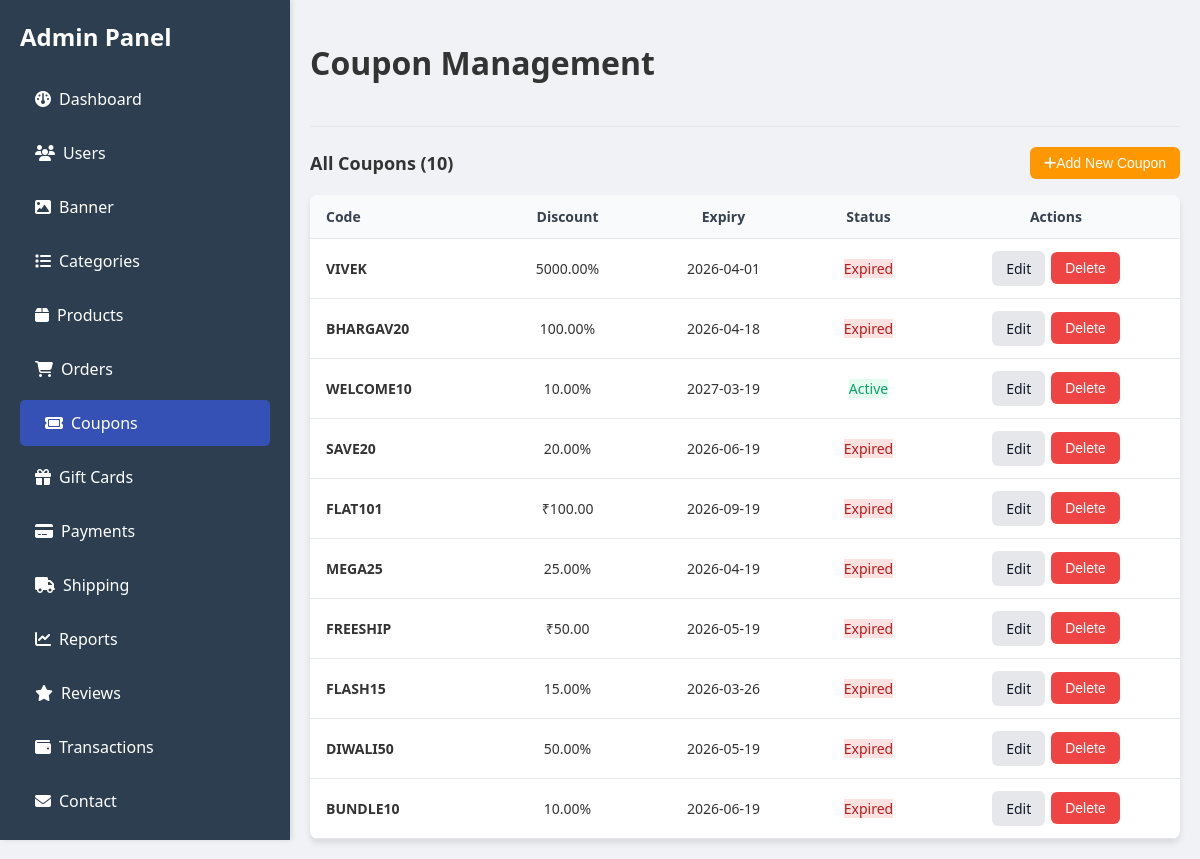
The page /admin/coupons.php (signed in) on the database its author committed.
### tables this page shows
CREATE TABLE `coupons` (
  `id` int NOT NULL,
  `code` varchar(50) NOT NULL,
  `description` text,
  `discount_type` enum('percentage','fixed') DEFAULT 'percentage',
  `discount_value` decimal(10,2) NOT NULL,
  `min_order_amount` decimal(10,2) DEFAULT '0.00',
  `max_discount` decimal(10,2) DEFAULT NULL,
  `valid_from` date DEFAULT NULL,
  `valid_until` date DEFAULT NULL,
  `usage_limit` int DEFAULT NULL,
  `usage_count` int DEFAULT '0',
  `is_active` tinyint(1) DEFAULT '1',
  `for_new_users_only` tinyint(1) DEFAULT '0',
  `created_at` timestamp NULL DEFAULT CURRENT_TIMESTAMP,
  `updated_at` timestamp NULL DEFAULT CURRENT_TIMESTAMP ON UPDATE CURRENT_TIMESTAMP
);

### admin/coupons.php (the view, shortened to what this page needs)
<?php
include '../Database_file/config.php';
$coupons = [];
$result = $conn->query("SELECT * FROM coupons ORDER BY created_at DESC");
if ($result) {
    while ($row = $result->fetch_assoc()) {
        $coupons[] = $row;
    }
}
?>
<!DOCTYPE html>
<html lang="en">
<head>
     <link rel="stylesheet" href="../admin/css/style.css">
    <link rel="stylesheet" href="https://cdnjs.cloudflare.com/ajax/libs/font-awesome/6.5.1/css/all.min.css"
 />
</head>
<body>
    <div class="container">
        <nav class="navbar" id="sidebarNav">
            <div class="navbar-header">
                <h2>Admin Panel</h2>
            </div>
            <ul>
              <li><a href="home.php"><i class="fa-solid fa-gauge" style="margin-right: 8px;"></i>Dashboard</a></li>
                <li><a href="users.php"><i class="fa-solid fa-users" style="margin-right: 8px;"></i>Users</a></li>
                <li><a href="banner.php"><i class="fa-solid fa-image" style="margin-right: 8px;"></i>Banner</a></li>
                <li><a href="categories.php"><i class="fa-solid fa-list" style="margin-right: 8px;"></i>Categories</a></li>
                <li><a href="products.php"><i class="fa-solid fa-box" style="margin-right: 8px;"></i>Products</a></li>
                <li><a href="orders.php"><i class="fa-solid fa-cart-shopping" style="margin-right: 8px;"></i>Orders</a></li>
                <li><a href="coupons.php"><i class="fa-solid fa-ticket" style="margin-right: 8px;"></i>Coupons</a></li>
                <li><a href="Gift.php"><i class="fa-solid fa-gift" style="margin-right: 8px;"></i>Gift Cards</a></li>
                <li><a href="payments.php"><i class="fa-solid fa-credit-card" style="margin-right: 8px;"></i>Payments</a></li>
                <li><a href="shipping.php"><i class="fa-solid fa-truck" style="margin-right: 8px;"></i>Shipping</a></li>
                <li><a href="reports.php"><i class="fa-solid fa-chart-line" style="margin-right: 8px;"></i>Reports</a></li>
                <li><a href="reviews.php"><i class="fa-solid fa-star" style="margin-right: 8px;"></i>Reviews</a></li>
                <li><a href="transactions.php"><i class="fa-solid fa-wallet" style="margin-right: 8px;"></i>Transactions</a></li>
                <li><a href="contact.php"><i class="fa-solid fa-envelope" style="margin-right: 8px;"></i>Contact</a></li>
                <li><a href="support.php"><i class="fa-solid fa-headset" style="margin-right: 8px;"></i>Support</a></li>
            </ul>
        </nav>
        <main class="main-content">
            <header>
                <h1>Coupon Management</h1>
            </header>
            <section class="coupon-management">
                <div class="coupon-management-header">
                    <h2>All Coupons (<?php echo count($coupons); ?>)</h2>
                    <button id="openAddCoupon" class="btn btn-primary" type="button" onclick="document.getElementById('addCouponModalBackdrop').classList.remove('hidden')">
                        <i class="fa-solid fa-plus"></i> Add New Coupon
                    </button>
                </div>
                <table class="table coupon-table">
                    <thead>
                        <tr>
                            <th>Code</th>
                            <th>Discount</th>
                            <th>Expiry</th>
                            <th>Status</th>
                            <th>Actions</th>
                        </tr>
                    </thead>
                    <tbody id="couponTableBody">
                        <?php if (empty($coupons)): ?>
                            <tr>
                                <td colspan="5" style="text-align: center; padding: 40px;">
                                    <i class="fa-solid fa-ticket" style="font-size: 32px; color: #9ca3af; margin-bottom: 10px;"></i>
                                    <p>No coupons found. Add your first coupon!</p>
                                </td>
                            </tr>
                        <?php else: ?>
                            <?php foreach ($coupons as $coupon):
                                $today = date('Y-m-d');
                                $is_expired = $coupon['valid_until'] < $today;
                                $status_class = $coupon['is_active'] ? ($is_expired ? 'status-expired' : 'status-active') : 'status-inactive';
                                $status_text = $coupon['is_active'] ? ($is_expired ? 'Expired' : 'Active') : 'Inactive';
                                $discount_display = $coupon['discount_type'] == 'percentage' ? $coupon['discount_value'] . '%' : '₹' . $coupon['discount_value'];
                            ?>
                                <tr data-coupon-id="<?php echo $coupon['id']; ?>">
                                    <td><strong><?php echo htmlspecialchars($coupon['code']); ?></strong></td>
                                    <td><?php echo $discount_display; ?></td>
                                    <td><?php echo date('Y-m-d', strtotime($coupon['valid_until'])); ?></td>
                                    <td>
                                        <span class="status-badge <?php echo $status_class; ?>"><?php echo $status_text; ?></span>
                                    </td>
                                    <td>
                                        <a href="?edit_id=<?php echo $coupon['id']; ?>" class="btn btn-secondary btn-edit" style="text-decoration: none;">Edit</a>
                                        <form method="POST" style="display: inline;" onsubmit="return confirm('Delete this coupon?');">
                                            <button type="submit" name="delete_coupon" class="btn btn-danger btn-delete">Delete</button>
                                        </form>
                                    </td>
                                </tr>
                            <?php endforeach; ?>
                        <?php endif; ?>
                    </tbody>
                </table>
            </section>
        </main>
    </div>
</body>
</html>

### admin/css/style.css (style rules this page uses)
body { font-family: 'Segoe UI', Tahoma, Geneva, Verdana, sans-serif; margin: 0; background-color: #ffffff; color: #333; }
.container { display: flex; }
.navbar { width: 290px; background-color: #2c3e50; color: white; height: 100vh; padding: 20px 0; box-shadow: 2px 0 5px rgba(0,0,0,0.1); position: fixed; top: 0; left: 0; overflow-y: auto; display: flex; flex-direction: column; }
.navbar-header { display: flex; justify-content: space-between; align-items: center; padding: 0 20px 15px; flex-shrink: 0; }
.navbar h2 { text-align: center; margin: 0; }
.navbar ul { list-style: none; padding: 0 20px 20px; margin: 0; flex: 1; }
.navbar ul li a { color: white; text-decoration: none; display: block; padding: 12px 15px; margin: 8px 0; border-radius: 5px; transition: background-color 0.3s ease, padding-left 0.3s ease; }
.navbar ul li a.active { background-color: #3551b5; padding-left: 25px; }
.main-content { flex-grow: 1; padding: 20px; margin-left: 290px; }
header { padding-bottom: 20px; border-bottom: 1px solid #e5e7eb; margin-bottom: 20px; }
.table { width: 100%; border-collapse: collapse; font-size: 14px; background-color: #ffffff; }
.table th, .table td { padding: 10px 12px; text-align: left; border-bottom: 1px solid #e5e7eb; }
.table th { background-color: #f9fafb; font-weight: 600; color: #111827; }

### admin/coupons.php (style rules this page uses)
.coupon-management { margin-top: 10px; }
.coupon-management-header { display: flex; justify-content: space-between; align-items: center; margin-bottom: 16px; gap: 12px; }
.coupon-management-header h2 { margin: 0; font-size: 18px; }
.coupon-management-header .btn-primary { white-space: nowrap; }
.btn { display: inline-flex; align-items: center; justify-content: center; padding: 8px 14px; border-radius: 6px; border: none; font-size: 14px; cursor: pointer; font-weight: 500; transition: background-color 0.2s ease, box-shadow 0.2s ease, transform 0.1s ease; }
.btn-primary { background-color: #ff9800; color: #ffffff; }
.btn-secondary { background-color: #e5e7eb; color: #111827; }
.btn-danger { background-color: #ef4444; color: #ffffff; }
.coupon-table { width: 100%; border-collapse: collapse; background-color: #ffffff; border-radius: 8px; overflow: hidden; box-shadow: 0 4px 6px rgba(0, 0, 0, 0.1); }
.coupon-table th, .coupon-table td { padding: 12px 16px; text-align: left; border-bottom: 1px solid #e5e7eb; }
.coupon-table th { background-color: #f9fafb; font-weight: 600; color: #374151; }
.coupon-table th:nth-child(2), .coupon-table td:nth-child(2), .coupon-table th:nth-child(3), .coupon-table td:nth-child(3), .coupon-table th:nth-child(4), .coupon-table td:nth-child(4) { text-align: center; }
.coupon-table th:last-child, .coupon-table td:last-child { text-align: center; white-space: nowrap; }
.coupon-table td:last-child { display: flex; justify-content: center; align-items: center; gap: 6px; }
.coupon-table td:last-child .btn { margin: 0; }
.status-active { background-color: #e3fcef; color: #0e9f6e; }
.status-expired { background-color: #fee2e2; color: #b91c1c; }
body { font-family: 'Segoe UI', Tahoma, Geneva, Verdana, sans-serif; margin: 0; background-color: #f0f2f5; color: #333333; }

### rows shown on the page
coupons: code "VIVEK", discount_display "5000.00%", valid_until "2026-04-01", status_text "Expired"
coupons: code "BHARGAV20", discount_display "100.00%", valid_until "2026-04-18", status_text "Expired"
coupons: code "WELCOME10", discount_display "10.00%", valid_until "2027-03-19", status_text "Active"
coupons: code "SAVE20", discount_display "20.00%", valid_until "2026-06-19", status_text "Expired"
coupons: code "FLAT101", discount_display "₹100.00", valid_until "2026-09-19", status_text "Expired"
coupons: code "MEGA25", discount_display "25.00%", valid_until "2026-04-19", status_text "Expired"
coupons: code "FREESHIP", discount_display "₹50.00", valid_until "2026-05-19", status_text "Expired"
coupons: code "FLASH15", discount_display "15.00%", valid_until "2026-03-26", status_text "Expired"
coupons: code "DIWALI50", discount_display "50.00%", valid_until "2026-05-19", status_text "Expired"
coupons: code "BUNDLE10", discount_display "10.00%", valid_until "2026-06-19", status_text "Expired"

### other values the page prints
count($coupons) "10"
